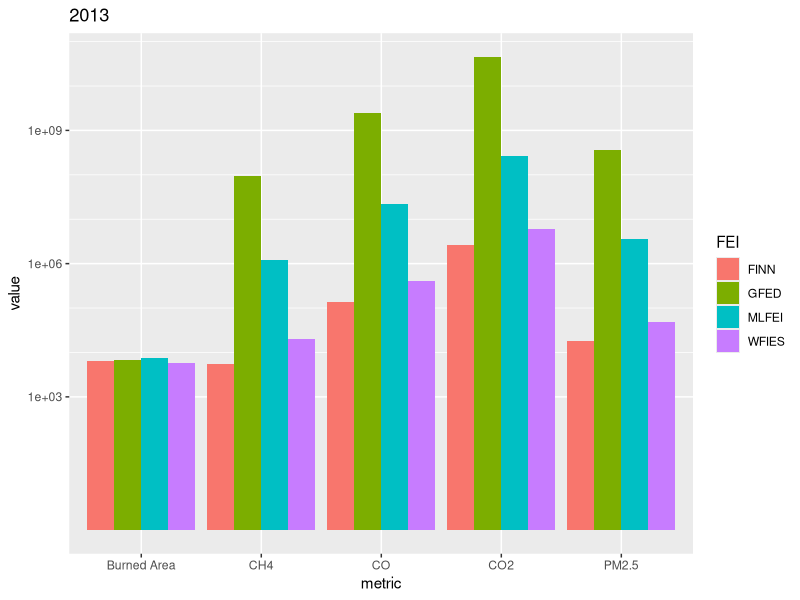

Reproduce this figure in R.
library(tidyverse)

df <- tibble(
  metric = c("Burned Area", "CO2", "CO", "CH4", "PM2.5"),
  MLFEI = c(7554, 2.68e8, 2.15e7, 1.18e6, 3.65e6),
  WFIES = c(5718, 6.11e6, 4.12e5, 2.00e4, 4.86e4),
  FINN  = c(6542, 2.64e6, 1.39e5, 5.51e3, 1.83e4),
  GFED  = c(6804, 4.53e10, 2.42e9, 9.24e7, 3.55e8)
)

df_long <- df %>%
  pivot_longer(cols = c(MLFEI:GFED), names_to = "FEI", values_to = "value") %>%
  mutate(metric = factor(metric),
         FEI = factor(FEI))

df_long %>%
  ggplot(aes(metric, value, fill = FEI)) +
  geom_col(position = "dodge") +
  scale_y_log10(breaks = 10^seq(3, 12, 3),
                minor_breaks = 10^seq(3, 12, 1)) +
  labs(title = "2013")

